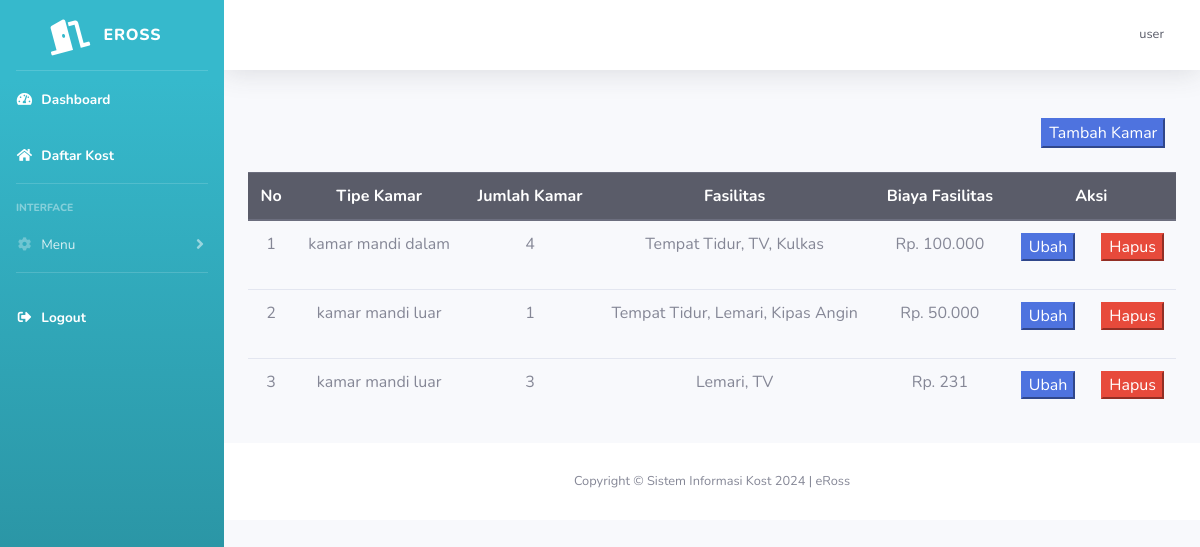
/SistemInformasiKost-main/kost/daftar-kamar.php?id_kost=4 (signed in), run on the app's committed database.
### tables this page shows
CREATE TABLE `kamar` (
  `id_kamar` int(11) NOT NULL,
  `id_kost` int(11) NOT NULL,
  `jumlah_kamar` int(11) NOT NULL,
  `panjang_kamar` int(11) NOT NULL,
  `lebar_kamar` int(11) NOT NULL,
  `tipe_kamar` varchar(255) NOT NULL,
  `biaya_fasilitas` int(11) NOT NULL,
  `fasilitas_kamar` varchar(255) NOT NULL
);

### SistemInformasiKost-main/kost/daftar-kamar.php (the view)
<?php
include "template/header.php";
$id_kost = $_GET['id_kost'];
$query = mysqli_query($koneksi, "SELECT * from kamar WHERE id_kost=$id_kost");
?>
<div class="container">
    <div class="row">
        <div class="col"></div>
        <div class="col-md-2">
            <a href="kamar.php?id_kost=<?php echo $id_kost ?>"><button class="btn-primary">Tambah Kamar</button></a>
        </div>
    </div>
    <br>
    <div class="row">
        <div class="col">
            <table class=" text-center table">
                <thead class="thead-dark">
                    <tr>
                        <th>No</th>
                        <th>Tipe Kamar</th>
                        <th>Jumlah Kamar</th>
                        <th>Fasilitas</th>
                        <th>Biaya Fasilitas</th>
                        <th>Aksi</th>
                    </tr>
                </thead>
                <tbody>
                    <?php
                    $no = 0;
                    while ($d = mysqli_fetch_array($query)) {
                        $no++;
                    ?>
                        <tr>
                            <td><?php echo $no ?></td>
                            <td><?php echo $d['tipe_kamar'] ?></td>
                            <td><?php echo $d['jumlah_kamar'] ?></td>
                            <td><?php echo $d['fasilitas_kamar'] ?></td>
                            <td><?php echo "Rp. " . number_format($d['biaya_fasilitas'], 0, ',', '.')  ?></td>
                            <td>
                                <div class="row">
                                    <div class="col">
                                        <a href="edit-kamar.php?id_kamar=<?php echo $d['id_kamar'] ?>">
                                            <button class="btn-primary">Ubah</button>
                                        </a>
                                    </div>
                                    <div class="col">
                                        <form action="php/kamar_proses.php?id_kamar=<?php echo $d['id_kamar'] ?>" method="post">
                                            <button class="btn-danger" name="hapus_kamar">Hapus</button>
                                        </form>
                                    </div>
                                </div>
                            </td>
                        </tr>
                    <?php
                    }
                    ?>
                </tbody>
            </table>
        </div>
    </div>
</div>
<?php
include "template/footer.php";
?>

### data on the page
kamar: tipe_kamar "kamar mandi dalam", jumlah_kamar "4", fasilitas_kamar "Tempat Tidur, TV, Kulkas", biaya_fasilitas "100.000"
kamar: tipe_kamar "kamar mandi luar", jumlah_kamar "1", fasilitas_kamar "Tempat Tidur, Lemari, Kipas Angin", biaya_fasilitas "50.000"
kamar: tipe_kamar "kamar mandi luar", jumlah_kamar "3", fasilitas_kamar "Lemari, TV", biaya_fasilitas "231"

### other printed values
$_SESSION['username'] "user"
